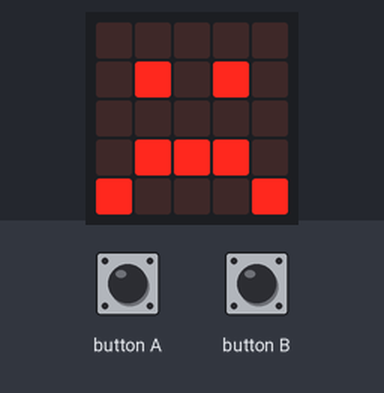
Recording of a program running on a simulated BBC micro:bit running MicroPython. Shown: the board's 5×5 LED display. The test bench sets the inputs (shaded band).

Above: at 1.2 s.
1.3 s: button A pressed for 0.15 s
At 1.37 s:
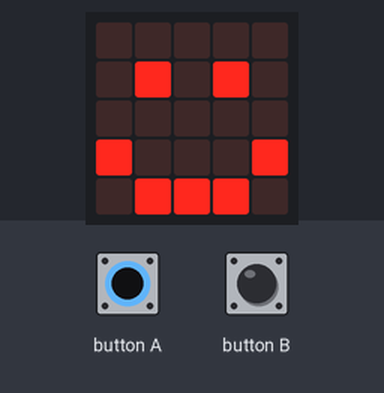
2.9 s: button B pressed for 0.15 s
4.5 s: button B pressed for 3.2 s
At 5.9 s:
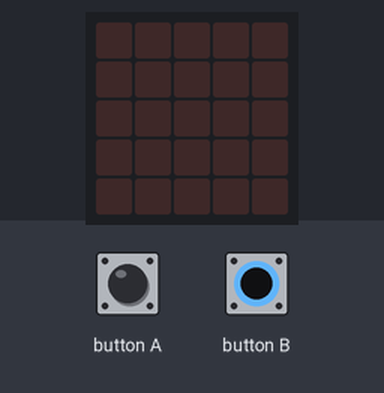
9.2 s: button A pressed for 3.2 s
At 9.5 s:
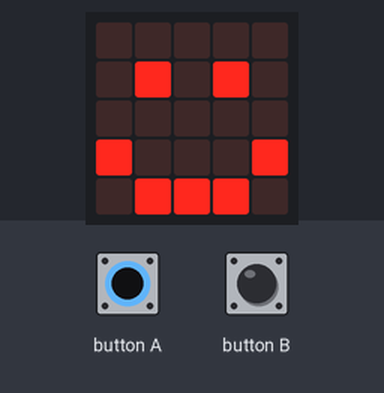
Timing chart, 0 to 12.2 s (numbered marks = the images above; inputs shaded):
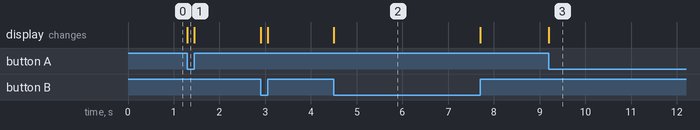

Measured:
- after the input at 1.3 s, the display: changes at once (image 1)
- after the input at 4.5 s, the display: changes at once (image 2)
- after the input at 9.2 s, the display: changes at once (image 3)

The program:

03_button.py
```python
#!/usr/bin/env python
# coding: utf-8

"""
flash :
  $	uflash [name].py
"""

from microbit import display as dp
from microbit import Image
from microbit import button_a as ba
from microbit import button_b as bb


def	init() :

	pass

def	hdr_ba() :

	dp.show( Image.HAPPY)

def	hdr_bb() :

	dp.clear()

def	loop() :

	dp.show( Image.SAD)


if __name__ == "__main__" :

	init()

	while True :
		if ba.is_pressed() :
			hdr_ba()
		elif bb.is_pressed() :
			hdr_bb()
		else :
			loop()
```
